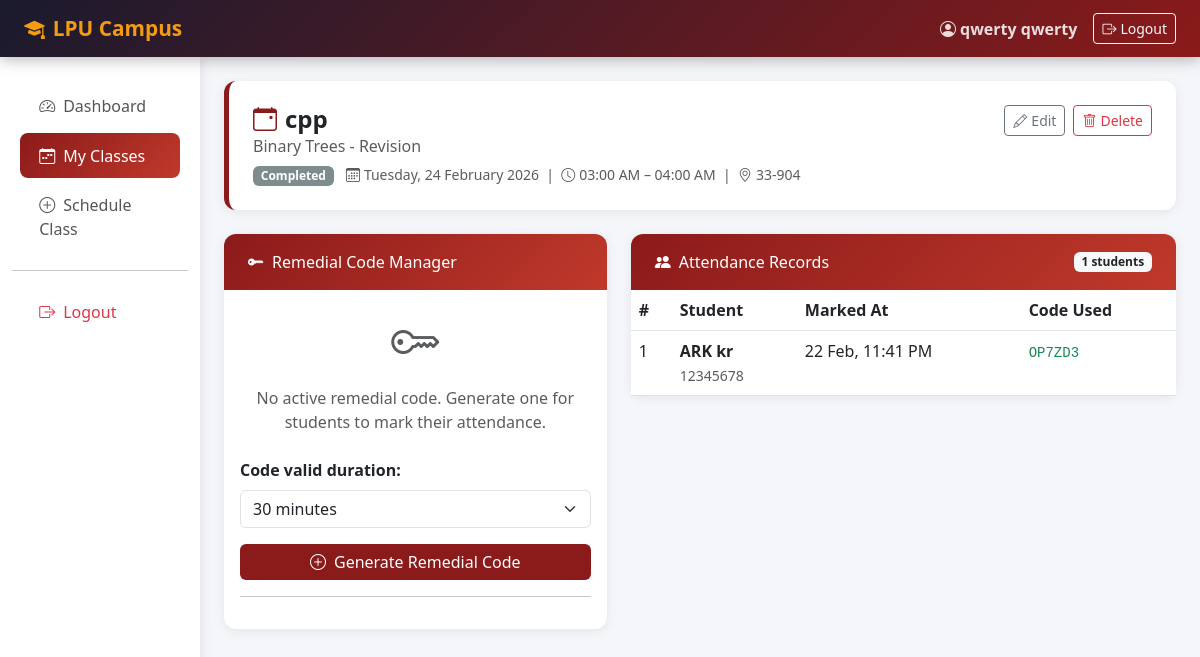
The page /classes/4/ (signed in) on the database its author committed.
### attendance/models.py (models this page shows, shortened)
class MakeUpClass(models.Model):
    STATUS_CHOICES = [
        ('upcoming', 'Upcoming'),
        ('active', 'Active'),
        ('completed', 'Completed'),
        ('cancelled', 'Cancelled'),
    ]
    faculty = models.ForeignKey(User, on_delete=models.CASCADE, related_name='makeup_classes')
    subject = models.CharField(max_length=150)
    topic = models.CharField(max_length=200, blank=True)
    date = models.DateField()
    start_time = models.TimeField()
    end_time = models.TimeField()
    venue = models.CharField(max_length=100)
    status = models.CharField(max_length=10, choices=STATUS_CHOICES, default='upcoming')
    description = models.TextField(blank=True)
    created_at = models.DateTimeField(auto_now_add=True)
    class Meta:
        ordering = ['-date', '-start_time']
    def get_active_code(self):
        return self.remedial_codes.filter(is_active=True).first()

class MakeUpAttendance(models.Model):
    student = models.ForeignKey(User, on_delete=models.CASCADE, related_name='makeup_attendance')
    makeup_class = models.ForeignKey(MakeUpClass, on_delete=models.CASCADE, related_name='attendance_records')
    remedial_code_used = models.ForeignKey(RemedialCode, on_delete=models.SET_NULL, null=True, blank=True)
    marked_at = models.DateTimeField(auto_now_add=True)
    is_present = models.BooleanField(default=True)
    class Meta:
        unique_together = ('student', 'makeup_class')
        ordering = ['-marked_at']

class UserProfile(models.Model):
    ROLE_CHOICES = [
        ('faculty', 'Faculty'),
        ('student', 'Student'),
    ]
    user = models.OneToOneField(User, on_delete=models.CASCADE, related_name='profile')
    role = models.CharField(max_length=10, choices=ROLE_CHOICES)
    registration_number = models.CharField(max_length=20, blank=True, null=True)  # For students
    department = models.CharField(max_length=100, blank=True)
    def is_faculty(self):
        return self.role == 'faculty'

class RemedialCode(models.Model):
    makeup_class = models.ForeignKey(MakeUpClass, on_delete=models.CASCADE, related_name='remedial_codes')
    code = models.CharField(max_length=10, unique=True, default=generate_remedial_code)
    created_by = models.ForeignKey(User, on_delete=models.CASCADE)
    created_at = models.DateTimeField(auto_now_add=True)
    expires_at = models.DateTimeField()
    is_active = models.BooleanField(default=True)

### attendance/views.py (the view, shortened to what this page needs)
# urls.py: path('classes/<int:pk>/', views.class_detail, name='class_detail'),
@login_required
def class_detail(request, pk):
    cls = get_object_or_404(MakeUpClass, pk=pk)
    profile = get_object_or_404(UserProfile, user=request.user)
    if profile.is_faculty() and cls.faculty != request.user:
        messages.error(request, "Access denied.")
        return redirect('dashboard')
    attendance_records = MakeUpAttendance.objects.filter(
        makeup_class=cls
    ).select_related('student').order_by('-marked_at')
    active_code = cls.get_active_code()
    code_form = RemedialCodeForm()
    context = {
        'cls': cls,
        'attendance_records': attendance_records,
        'active_code': active_code,
        'code_form': code_form,
        'role': profile.role,
    }
    return render(request, 'attendance/class_detail.html', context)

### attendance/forms.py
class RemedialCodeForm(forms.Form):
    DURATION_CHOICES = [
        (15, '15 minutes'),
        (30, '30 minutes'),
        (60, '1 hour'),
        (120, '2 hours'),
    ]
    duration_minutes = forms.ChoiceField(
        choices=DURATION_CHOICES,
        label="Code valid for",
        initial=30,
    )

### attendance/templates/attendance/class_detail.html (shortened to what this page needs)
{% extends 'attendance/base.html' %}
{% block content %}
<div class="page-header d-flex justify-content-between align-items-start">
    <div>
        <h4 class="mb-0 fw-bold"><i class="bi bi-calendar-event me-2" style="color:#8B1A1A;"></i>{{ cls.subject }}</h4>
        {% if cls.topic %}<p class="mb-0 text-muted">{{ cls.topic }}</p>{% endif %}
        <div class="mt-1">
            <span class="badge badge-{{ cls.status }} text-white me-2">{{ cls.get_status_display }}</span>
            <small class="text-muted">
                <i class="bi bi-calendar3 me-1"></i>{{ cls.date|date:"l, d F Y" }} &nbsp;|&nbsp;
                <i class="bi bi-clock me-1"></i>{{ cls.start_time|time:"h:i A" }} – {{ cls.end_time|time:"h:i A" }} &nbsp;|&nbsp;
                <i class="bi bi-geo-alt me-1"></i>{{ cls.venue }}
            </small>
        </div>
    </div>
    {% if role == 'faculty' %}
    <div class="d-flex gap-2">
        <a href="{% url 'edit_class' cls.pk %}" class="btn btn-outline-secondary btn-sm">
            <i class="bi bi-pencil me-1"></i>Edit
        </a>
        <a href="{% url 'delete_class' cls.pk %}" class="btn btn-outline-danger btn-sm">
            <i class="bi bi-trash me-1"></i>Delete
        </a>
    </div>
    {% endif %}
</div>
<div class="row g-4">
    {% if role == 'faculty' %}
    <div class="col-md-5">
        <div class="card h-100">
            <div class="card-header-lpu">
                <i class="bi bi-key-fill me-2"></i>Remedial Code Manager
            </div>
            <div class="card-body text-center">
                {% if active_code and active_code.is_valid %}
                <div class="mb-3">
                    <p class="text-muted mb-2">Active Code — Share with students:</p>
                    <div class="remedial-code-box code-pulse mb-3">{{ active_code.code }}</div>
                    <div id="countdown-timer" class="mb-3">
                        <i class="bi bi-alarm me-1"></i>Expires in: <span id="timer-display">--:--</span>
                    </div>
                    <small class="text-muted d-block mb-3">Expires: {{ active_code.expires_at|date:"d M Y, h:i A" }}</small>
                </div>
                <form method="post" class="d-inline">
                    {% csrf_token %}
                    <input type="hidden" name="action" value="deactivate_code">
                    <button class="btn btn-danger btn-sm" onclick="return confirm('Deactivate this code?')">
                        <i class="bi bi-x-circle me-1"></i>Deactivate Code
                    </button>
                </form>
                {% else %}
                <div class="mb-4">
                    <i class="bi bi-key text-muted" style="font-size:3rem;"></i>
                    <p class="text-muted mt-2">No active remedial code. Generate one for students to mark their attendance.</p>
                </div>
                <form method="post">
                    <div class="mb-3 text-start">
                        <label class="form-label fw-semibold">Code valid duration:</label>
                        <select name="duration_minutes" class="form-select">
                            <option value="30" selected>30 minutes</option>
                        </select>
                    </div>
                    <button type="submit" class="btn btn-lpu btn-primary w-100">
                        <i class="bi bi-plus-circle me-2"></i>Generate Remedial Code
                    </button>
                </form>
                {% endif %}
                <hr>
            </div>
        </div>
    </div>
    <div class="col-md-7">
        <div class="card">
            <div class="card-header-lpu d-flex justify-content-between align-items-center">
                <span><i class="bi bi-people-fill me-2"></i>Attendance Records</span>
                <span class="badge bg-light text-dark">{{ attendance_records.count }} students</span>
            </div>
            <div class="card-body p-0">
                <table class="table table-hover mb-0">
                    <thead class="table-lpu">
                        <tr><th>#</th><th>Student</th><th>Marked At</th><th>Code Used</th></tr>
                    </thead>
                    <tbody>
                        {% for rec in attendance_records %}
                        <tr>
                            <td>{{ forloop.counter }}</td>
                            <td>
                                <strong>{{ rec.student.get_full_name|default:rec.student.username }}</strong>
                                {% if rec.student.profile.registration_number %}
                                <br><small class="text-muted">{{ rec.student.profile.registration_number }}</small>
                                {% endif %}
                            </td>
                            <td>{{ rec.marked_at|date:"d M, h:i A" }}</td>
                            <td>
                                {% if rec.remedial_code_used %}
                                <code class="text-success">{{ rec.remedial_code_used.code }}</code>
                                {% else %}<span class="text-muted">—</span>{% endif %}
                            </td>
                        </tr>
                        {% endfor %}
                    </tbody>
                </table>
            </div>
        </div>
    </div>
    {% endif %}
</div>
{% endblock %}

### attendance/templates/attendance/base.html (shortened to what this page needs)
<!DOCTYPE html>
<html lang="en">
<head>
    <link href="https://cdn.jsdelivr.net/npm/bootstrap@5.3.0/dist/css/bootstrap.min.css" rel="stylesheet">
    <link href="https://cdn.jsdelivr.net/npm/bootstrap-icons@1.11.0/font/bootstrap-icons.css" rel="stylesheet">
</head>
<body>
<nav class="navbar navbar-expand-lg navbar-lpu">
    <div class="container-fluid px-4">
        <a class="navbar-brand" href="{% url 'dashboard' %}">
            <i class="bi bi-mortarboard-fill me-2"></i>LPU Campus
        </a>
        <div class="collapse navbar-collapse" id="navbarNav">
            <ul class="navbar-nav ms-auto align-items-center gap-2">
                {% if user.is_authenticated %}
                <li class="nav-item">
                    <span class="nav-link text-warning fw-semibold">
                        <i class="bi bi-person-circle me-1"></i>{{ user.get_full_name|default:user.username }}
                    </span>
                </li>
                <li class="nav-item">
                    <a class="btn btn-outline-light btn-sm" href="{% url 'logout' %}">
                        <i class="bi bi-box-arrow-right me-1"></i>Logout
                    </a>
                </li>
                {% endif %}
            </ul>
        </div>
    </div>
</nav>
<div class="container-fluid">
    <div class="row">
        {% if user.is_authenticated %}
        <div class="col-md-2 sidebar d-none d-md-block">
            <ul class="nav flex-column">
                <li class="nav-item">
                    <a class="nav-link {% if request.resolver_match.url_name == 'dashboard' %}active{% endif %}"
                       href="{% url 'dashboard' %}">
                        <i class="bi bi-speedometer2"></i>Dashboard
                    </a>
                </li>
                {% if user.profile.role == 'faculty' %}
                <li class="nav-item">
                    <a class="nav-link {% if 'class' in request.resolver_match.url_name %}active{% endif %}"
                       href="{% url 'faculty_classes' %}">
                        <i class="bi bi-calendar-week"></i>My Classes
                    </a>
                </li>
                <li class="nav-item">
                    <a class="nav-link" href="{% url 'schedule_class' %}">
                        <i class="bi bi-plus-circle"></i>Schedule Class
                    </a>
                </li>
                {% endif %}
                <hr>
                <li class="nav-item">
                    <a class="nav-link text-danger" href="{% url 'logout' %}">
                        <i class="bi bi-box-arrow-right"></i>Logout
                    </a>
                </li>
            </ul>
        </div>
        {% endif %}
        <div class="col-md-{% if user.is_authenticated %}10{% else %}12{% endif %} py-4 px-4">
            {% block content %}{% endblock %}
        </div>
    </div>
</div>
</body>
</html>

### attendance/templates/attendance/base.html (style rules this page uses)
:root { --lpu-primary: #8B1A1A; --lpu-secondary: #C0392B; --lpu-gold: #F39C12; --lpu-dark: #1a1a2e; }
body { background: #f4f6f9; font-family: 'Segoe UI', sans-serif; }
.navbar-lpu { background: linear-gradient(135deg, var(--lpu-dark) 0%, var(--lpu-primary) 100%); box-shadow: 0 2px 15px rgba(0,0,0,0.3); }
.navbar-lpu .navbar-brand { color: var(--lpu-gold) !important; font-weight: 700; font-size: 1.3rem; }
.navbar-lpu .nav-link { color: rgba(255,255,255,0.85) !important; transition: color 0.2s; }
.sidebar { background: white; min-height: calc(100vh - 66px); box-shadow: 2px 0 10px rgba(0,0,0,0.08); padding-top: 1.5rem; }
.sidebar .nav-link { color: #555; padding: 0.65rem 1.2rem; border-radius: 8px; margin: 0.15rem 0.5rem; transition: all 0.2s; }
.sidebar .nav-link:hover, .sidebar .nav-link.active { background: linear-gradient(135deg, var(--lpu-primary), var(--lpu-secondary)); color: white !important; }
.sidebar .nav-link i { margin-right: 8px; width: 18px; }
.card { border: none; box-shadow: 0 2px 12px rgba(0,0,0,0.07); border-radius: 12px; }
.card-header-lpu { background: linear-gradient(135deg, var(--lpu-primary), var(--lpu-secondary)); color: white; border-radius: 12px 12px 0 0 !important; padding: 1rem 1.5rem; }
.badge-completed { background: #7F8C8D; }
.btn-lpu { background: var(--lpu-primary); color: white; border: none; }
.page-header { background: white; border-radius: 12px; padding: 1.5rem; margin-bottom: 1.5rem; box-shadow: 0 2px 12px rgba(0,0,0,0.07); border-left: 5px solid var(--lpu-primary); }

### rows shown on the page
MakeUpClass: subject "cpp", topic "Binary Trees - Revision", status "Completed", date "Tuesday, 24 February 2026", start_time "03:00 AM", end_time "04:00 AM", venue "33-904"
MakeUpAttendance: student.get_full_name "ARK kr", student.profile.registration_number "12345678", marked_at "22 Feb, 11:41 PM", remedial_code_used.code "OP7ZD3"

### other values the page prints
{{ user.get_full_name|default:user.username }} "qwerty qwerty"
{{ attendance_records.count }} "1"
